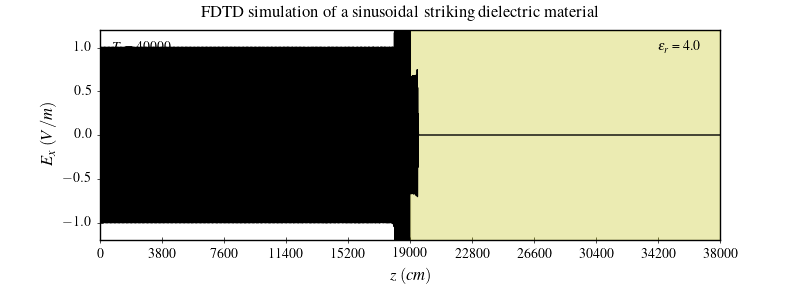

Write Python code to recreate this figure.
#!/usr/bin/env python
# File: test_1_4.py
# Name: D.Saravanan
# Date: 22/10/2021

""" Simulation of a propagating sinusoidal striking a dielectric medium """

import matplotlib.pyplot as plt
import numpy as np
import time

plt.style.use("classic")
plt.style.use("../pyplot.mplstyle")


def visualize(ns: int, nx: int, epsr: float, cb: np.ndarray, ex: np.ndarray) -> None:
    fig, ax = plt.subplots(figsize=(8,3), gridspec_kw={"hspace":0.2})
    fig.suptitle(r"FDTD simulation of a sinusoidal striking dielectric material")
    medium = np.where(0.5/cb-1)[0] if epsr > 1 else (0.5/cb-1)
    ax.plot(range(nx), ex, color="k", linewidth=1.0)
    ax.axvspan(medium[0], medium[-1], color="y", alpha=0.3)
    ax.set(xlim=(0, nx-1), ylim=(-1.2, 1.2))
    ax.set(xticks=range(0, nx+1, int(np.ceil(nx/500)*50)))
    ax.set(xlabel=r"$z\;(cm)$", ylabel=r"$E_x\;(V/m)$")
    ax.text(0.02, 0.90, rf"$T$ = {ns}", transform=ax.transAxes)
    ax.text(0.90, 0.90, rf"$\epsilon_r$ = {epsr}", transform=ax.transAxes)
    plt.subplots_adjust(bottom=0.2, hspace=0.45)
    plt.savefig("test_1_4.png", dpi=100)


def sinusoidal(t: int, ds: float, freq: float) -> float:
    dt: float = ds/6e8  # time step (s)
    return np.sin(2*np.pi*freq*dt*t)


def dielectric(nx: int, epsr: float) -> np.ndarray:
    cb = 0.5 + np.zeros(nx, dtype=np.float32)
    cb[nx//2:] = 0.5/epsr
    return cb


def main():

    nx: int = 38000  # number of grid points
    ns: int = 40000  # number of time steps

    ex = np.zeros(nx, dtype=np.float32)
    hy = np.zeros(nx, dtype=np.float32)

    bc = np.zeros(4, dtype=np.float32)

    ds: float = 0.01  # spatial step (m)
    dt: float = ds/6e8  # time step (s)
    epsr: float = 4.0  # relative permittivity
    cb: np.ndarray = dielectric(nx, epsr)

    stime = time.perf_counter()

    for t in np.arange(1, ns+1).astype(np.int32):
        # calculate the Ex field
        ex[1:nx] += cb[1:nx] * (hy[0:nx-1] - hy[1:nx])
        # put a sinusoidal wave at the low end
        ex[1] += sinusoidal(t, 0.01, 700e6)
        # absorbing boundary conditions
        ex[0], bc[0], bc[1] = bc[0], bc[1], ex[1]
        ex[nx-1], bc[3], bc[2] = bc[3], bc[2], ex[nx-2]
        # calculate the Hy field
        hy[0:nx-1] += 0.5 * (ex[0:nx-1] - ex[1:nx])

    ntime = time.perf_counter()
    print(f"Total compute time on CPU: {ntime - stime:.3f} s")

    print(ex[0:50])
    visualize(ns, nx, epsr, cb, ex)


if __name__ == "__main__":
    main()
